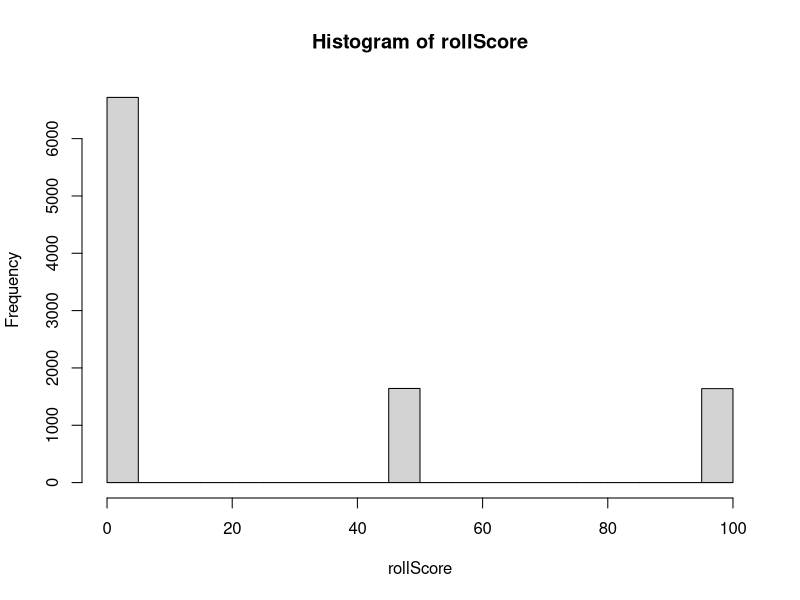
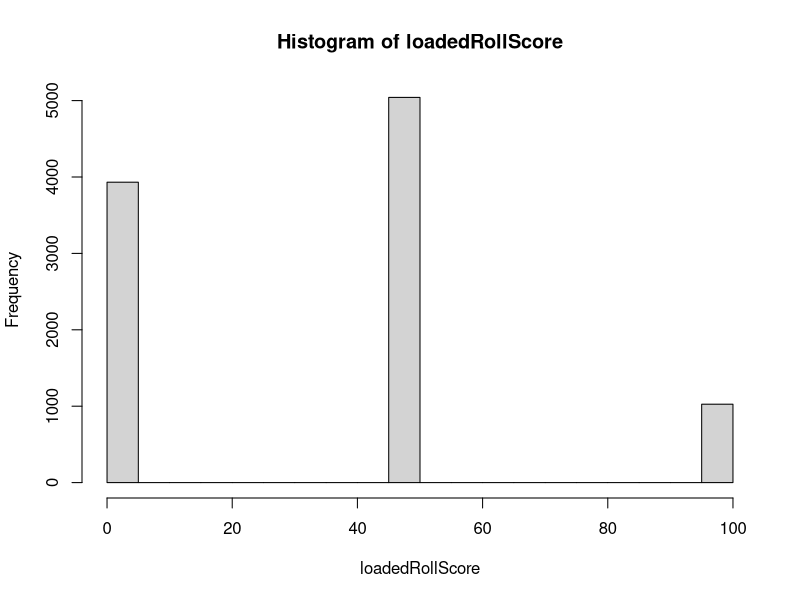
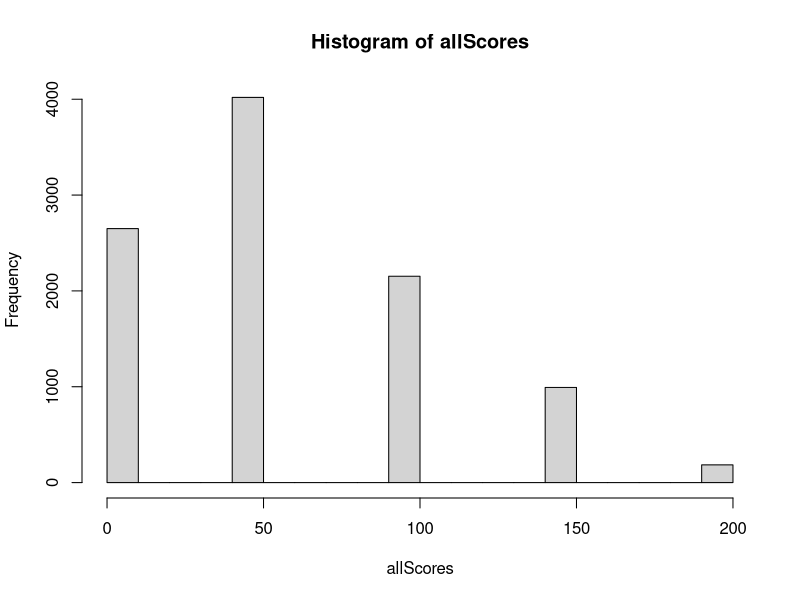
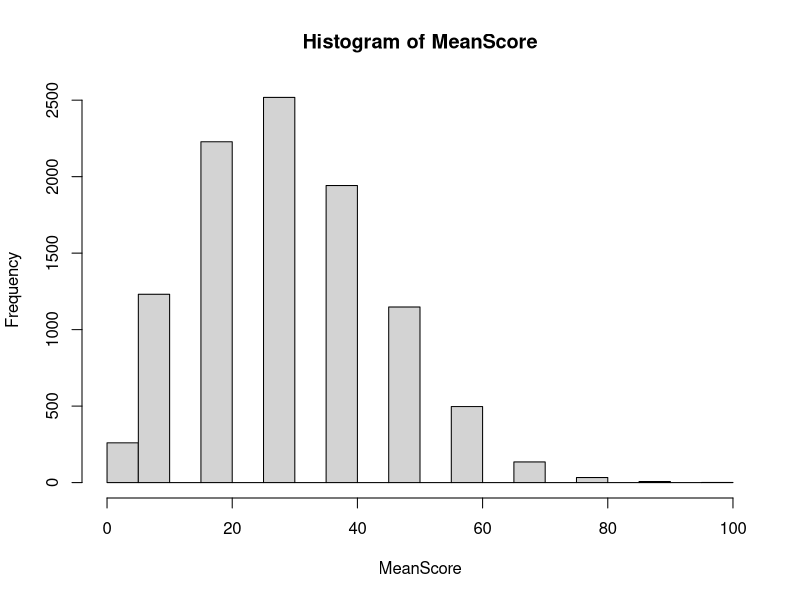

These charts were generated, in order, by the following R code:
# Name: Brian Loi
# Date: 3/8/17
# ISTA 116 Section C
# Lab Assignment 7
# Collaborator(s): Hannah Smith

#1
dice.df <- data.frame(roll = c(1,2,3,4,5,6), score = c(100, 0, 0, 0, 50, 0), prob = c( 1/6,1/6,1/6,1/6,1/6, 1/6))

#2
rollScore <- sample(dice.df$score, size = 10000, prob = dice.df$prob, replace = TRUE)
hist(rollScore)
# The possible scores are 0, 50, and 100. The occurence of a score of 50 and 100 on a roll are very similar and occur almost the same amount of times. The amount of scores of 50 and 100 are always below 2000, around 1600. There is more scores of 0 than 50 and 100 per roll, and its occurence is much greater than the other two scores, happening over 6000 times.

#3
mean(rollScore)
weighted.mean(dice.df$score, dice.df$prob)
# 25.205
# 25
# The sample mean does not differ much from the expected value. The sample mean is a little off and not perfectly the expected value due to probability. The sample mean and the expected value are very close because 10,000 samples were taken for the sample mean, which means it is more able to be accurate to the expected value. The greater number of samples, the closer the samples will reflect the probabilities.

#4
sd(rollScore)
sqrt(sum((dice.df$score-weighted.mean(dice.df$score,dice.df$prob))^2 * dice.df$prob))
# 38.34195
# 38.18813
# The standard deviation of the sample mean is extremely close to that of the random variable's. The sample's standard deviation and the standard deviation of the expected value are very close because 10,000 samples were taken for the sample standard deviation, which means it is more able to be accurate to the standard deviation of the random variables. The greater number of samples, the closer the samples will reflect the probabilities.

#5
loadedDice.df <- data.frame(roll = c(1,2,3,4,5,6), score = c(100, 0, 0, 0, 50, 0), prob = c( .1, .1, .1, .1, .5, .1))

#6
loadedRollScore <- sample(loadedDice.df$score, size = 10000, prob = loadedDice.df$prob, replace = TRUE)
hist(loadedRollScore)
# The possible scores are 0, 50, and 100 for each roll. A score of 50 on a roll occurs the most because it has the highest probability of happening. It occurs more than a score of 0 and 100, happening about 5000 times. A score of 100 occurs the least and happens about 1000 times (.1 of the time), which makes sense because it has the lowest probability out of the three possible scores. A score of 0 occurs 4000 times (.4 of the time). 

#7
mean(loadedRollScore)
weighted.mean(loadedDice.df$score, loadedDice.df$prob)
# 35.12
# 35
# The mean of the samples and the expected value are very close. There is a difference of 10 between these values and those from step 3. It is expected to earn 10 more points on average by using a loaded die instead of a reguler die.

#8
allScores <-replicate(10000, {
  regularScore <- sample(dice.df$score, size = 1, prob = dice.df$prob, replace = TRUE);
  loadedScore <- sample(loadedDice.df$score, size = 1, prob = loadedDice.df$prob, replace = TRUE);
  totalScore <- regularScore + loadedScore;
})
hist(allScores)
# This histogram has the same number of modes as step 6, which is 1, but has a different number of modes as step 2, which had 2. This is because this game has a larger variety of possible scores and different probabilities for each roll, unlike step 2 which two possible scores had the same probability of occurring.

#9
mean(allScores)
weighted.mean(dice.df$score, dice.df$prob) + weighted.mean(loadedDice.df$score, loadedDice.df$prob)
# 59.44
# 60
# The sample mean and the expected value of this game is much higher than the previous games because combining the scores from both rolls allows for the scores per turn to be much higher, allowing double the score of previous games per turn at most. In addition, the loaded die increases the chances of scoring at least 50 points in a turn, with the possible addition of more points from the regular dice. In other words, the sample mean and expected value from this game is higher because higher scores are possible and more likely to occur for each turn.

#10
MeanScore <-replicate(10000, {
  regularScore1 <- sample(dice.df$score, size = 1, prob = dice.df$prob, replace = TRUE);
  regularScore2 <- sample(dice.df$score, size = 1, prob = dice.df$prob, replace = TRUE);
  loadedScore1 <- sample(loadedDice.df$score, size = 1, prob = loadedDice.df$prob, replace = TRUE);
  loadedScore2 <- sample(loadedDice.df$score, size = 1, prob = loadedDice.df$prob, replace = TRUE);
  loadedScore3 <- sample(loadedDice.df$score, size = 1, prob = loadedDice.df$prob, replace = TRUE);
  avgScore <- (regularScore1 + regularScore2 + loadedScore1 + loadedScore2 + loadedScore3) / 5;
})
hist(MeanScore)
(2*weighted.mean(dice.df$score, dice.df$prob) + 3*weighted.mean(loadedDice.df$score, loadedDice.df$prob))/5
# 31
# The game with 5 dice would be the most profitable, because the cost of the game and the expected value of the other games result in an expected profit of 20 points, while the game with 5 dice has an expected profit of 21.
